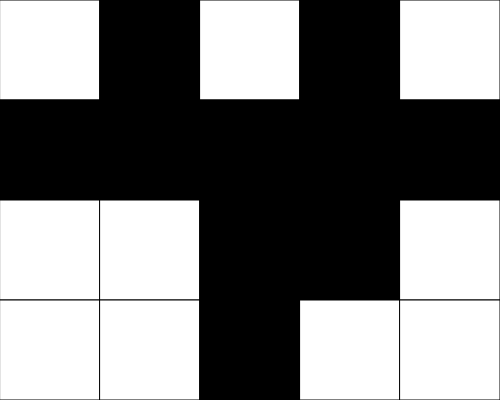
Frame 1 (no input)
Frame 60 (no input): identical to frame 1, image omitted
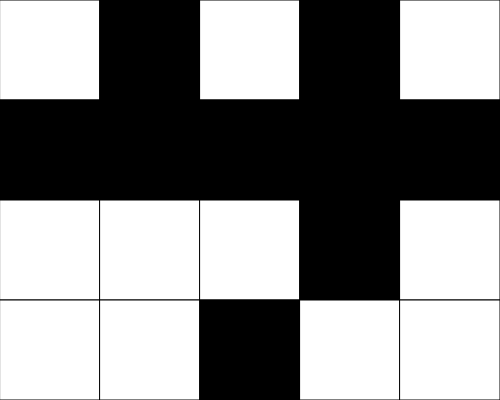
Frame 120 (the mouse pressed at the canvas centre since frame 60)

The p5.js sketch that drew these frames (run headless with seeded random() and noise() and a simulated clock; from frame 60 on, the mouse is pressed at the canvas centre):

// p5.js sketch
// ── sketch.js
// Puzzle Game Assignment
// Caleb Schwab
// 11/4/25

let grid = [
  [0,0,0,0,0],
  [0,0,0,0,0],
  [0,0,0,0,0],
  [0,0,0,0,0]
];

let rows = grid.length;
let cols = grid[0].length;

let squareSize = 100;

function setup() {
  createCanvas(squareSize*cols, squareSize*rows);
  randomColor();
}

function randomColor(){
  for(let y = 0; y < rows; y++){
    for(let x = 0; x < cols; x ++){
      grid[y][x] = floor(random(2))*255; // Create Grid
    }
  }
}

function draw() {
  background(220);
  renderGrid();
  print(getCurrentX(), getCurrentY())
}

function mousePressed(){
  // flip current tile - upgrade: only do this if the mouse is on Canvas
  let x = getCurrentX();
  let y = getCurrentY();
  if(mouseX <= width && mouseY <= height){
    if(keyIsDown(SHIFT)){
      // ALWAYS; flip the "focused" tile
      flip(x,y);

      // IF THEY EXIST:
      // flip our NSEW neighbours (cross pattern)
      if(x+1 < cols) flip(x+1, y);
      if(x-1 >= 0) flip(x-1,y);
      if(y-1 >= 0) flip(x,y-1);
      if(y+1 < rows) flip(x, y+1);
    }
    else flip(x,y);
  }
}
function getCurrentX(){
  // determine current col of mouse position
  let constrainedX = constrain(mouseX, 0, width-1);
  return floor(constrainedX/squareSize);
}

function getCurrentY(){
  // determine current row of mouse position
  let constrainedY = constrain(mouseY, 0, height-1);
  return floor(constrainedY/squareSize);
}

function flip(x,y){
  // takes a tile @ x,y and inverts its value
  if(grid[y][x] === 0) grid[y][x] = 255;
  else grid[y][x] = 0;
}

function renderGrid(){
// interpret the information in the 2D array, and draw a grid of square on the screen to reflect it
for(let y = 0; y < rows; y++){
  for(let x = 0; x < cols; x++){
    let fillColor = grid[y][x];
    fill(fillColor);
    square(squareSize*x, squareSize*y, squareSize);
  }
}
}
